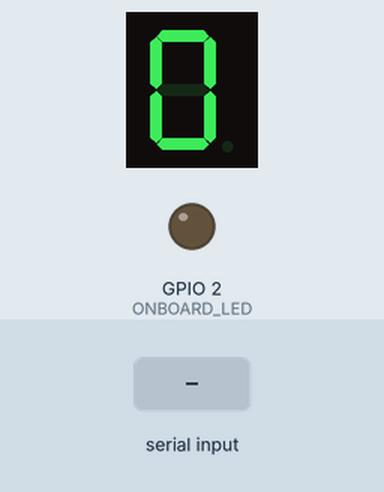
The sketch below on a simulated ESP32. On the bench: 1-digit seven-segment display, output pins drawn as LEDs (lit = HIGH). Wiring (inferred from the names in the program): 1-digit 7-segment display, segments lit when HIGH: segments GPIO 13, GPIO 14, GPIO 25, GPIO 26, GPIO 27, GPIO 32, GPIO 33. Dashed ring = blinking. Inputs (shaded band) come from the test bench. The segment pins are drawn as the display they are named for; pins used as bus, display or sensor lines are not drawn; what the sketch prints to the serial monitor is not drawn.

Above: at 1.2 s.
1.3 s: "HITS:90\n" received over the second serial link
At 1.55 s:
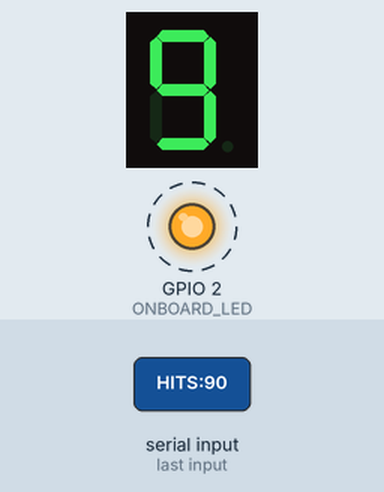
At 4.6 s:
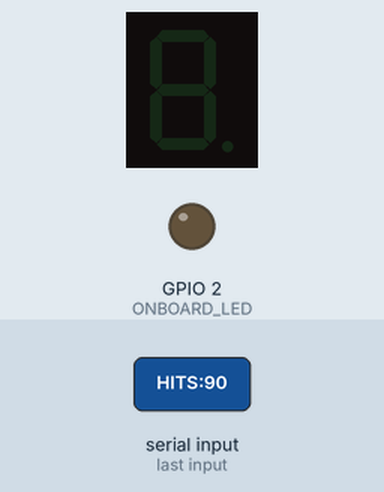
Timing chart, 0 to 6.1 s (numbered marks = the images above; inputs shaded):
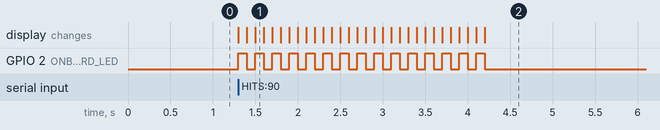

Measured:
- after the input at 1.3 s, GPIO 2 (ONBOARD_LED): alternates HIGH for 0.10 s and LOW for 0.10 s, 30 changes in all, then stays LOW, starting at once; the display: changes at once (image 1)

The sketch:

ESP.ino
```cpp
#define RXD2 16
#define TXD2 17
#define ONBOARD_LED 2

// 7-Segment Pin Definitions
int segA = 13; int segB = 14; int segC = 25; int segD = 26;
int segE = 27; int segF = 32; int segG = 33;

int segments[] = {segA, segB, segC, segD, segE, segF, segG};

// Binary map for numbers 0-9 (1 = ON, 0 = OFF)
byte numbers[10][7] = {
  {1,1,1,1,1,1,0}, // 0
  {0,1,1,0,0,0,0}, // 1
  {1,1,0,1,1,0,1}, // 2
  {1,1,1,1,0,0,1}, // 3
  {0,1,1,0,0,1,1}, // 4
  {1,0,1,1,0,1,1}, // 5
  {1,0,1,1,1,1,1}, // 6
  {1,1,1,0,0,0,0}, // 7
  {1,1,1,1,1,1,1}, // 8
  {1,1,1,1,0,1,1}  // 9
};

void setup() {
  Serial.begin(115200);
  Serial2.begin(9600, SERIAL_8N1, RXD2, TXD2);
  pinMode(ONBOARD_LED, OUTPUT);

  for (int i = 0; i < 7; i++) {
    pinMode(segments[i], OUTPUT);
  }

  Serial.println("🛡️ ESP32 TELEMETRY ENGINE ONLINE 🛡️");
  displayNumber(0); // Default to Safe (0)
}

void loop() {
  if (Serial2.available()) {
    String incomingMessage = Serial2.readStringUntil('\n');
    incomingMessage.trim();

    // Check if the message starts with our new "HITS:" prefix
    if (incomingMessage.startsWith("HITS:")) {
      String valueString = incomingMessage.substring(5);
      int hitCount = valueString.toInt();

      // Map the hit count to a Threat Level (Max is 9)
      int threatLevel = hitCount;
      if (threatLevel > 9) threatLevel = 9;

      displayNumber(threatLevel);

      // ALARM CONDITION: If hits exceed our threshold (12), freak out!
      if (hitCount >= 12) {
        Serial.println("🚨 MAXIMUM THREAT LEVEL REACHED! 🚨");

        // Flash everything for 3 seconds
        for(int i = 0; i < 15; i++) {
          digitalWrite(ONBOARD_LED, HIGH);
          displayNumber(9);
          delay(100);

          digitalWrite(ONBOARD_LED, LOW);
          clearDisplay(); // Flash the 7-segment off
          delay(100);
        }

        // Flush buffer so we don't get stuck in a loop
        while(Serial2.available() > 0) { Serial2.read(); }
      }
    }
  }
}

// Function to draw the number on the display
void displayNumber(int num) {
  for (int i = 0; i < 7; i++) {
    digitalWrite(segments[i], numbers[num][i]);
  }
}

// Function to turn off all segments
void clearDisplay() {
  for (int i = 0; i < 7; i++) {
    digitalWrite(segments[i], LOW);
  }
}
```
